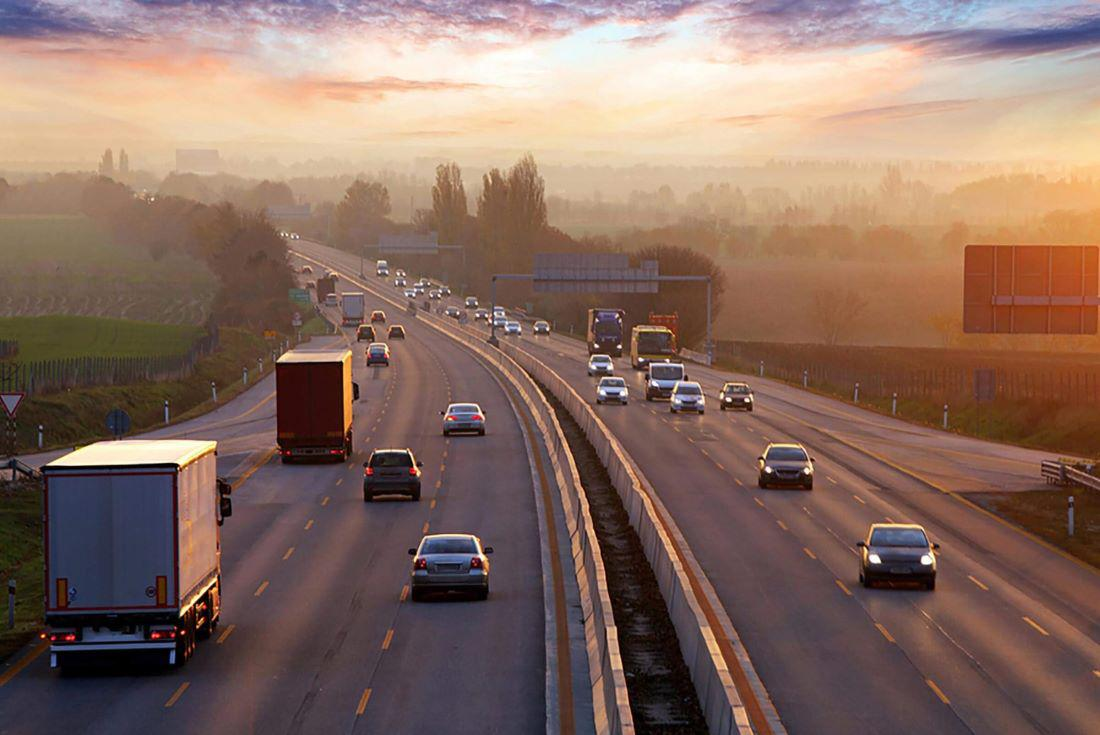
#> input picture image/road.jpg, 1100 x 735 px
$ jupyter execute --allow-errors getting_started.ipynb
#> lines starting #> are read from the running program, lines starting #| are printed output that depends on the picture
[cell 1]
# Python code to read image
import cv2

# To read image from disk, we use
# cv2.imread function, in below method,
img = cv2.imread(r'../image/road.jpg', cv2.IMREAD_COLOR)
#> img is the input picture: shape (735, 1100, 3); mean B, G, R 98.3, 109.4, 136.2

# Creating GUI window to display an image on screen
# first Parameter is windows title (should be in string format)
# Second Parameter is image array
cv2.imshow("image", img)

# To hold the window on screen, we use cv2.waitKey method
# Once it detected the close input, it will release the control
# To the next line
# First Parameter is for holding screen for specified milliseconds
# It should be positive integer. If 0 pass an parameter, then it will
# hold the screen until user close it.
cv2.waitKey(0)

# It is for removing/deleting created GUI window from screen
# and memory
cv2.destroyAllWindows()

[cell 2]
img.shape
#> Out = (735, 1100, 3)

[cell 3]
#import cv2, numpy and matplotlib libraries
import cv2
import numpy as np
import matplotlib.pyplot as plt
img=cv2.imread(r'../image/road.jpg')
#Displaying image using plt.imshow() method
plt.imshow(img)

#hold the window
# plt.waitforbuttonpress()
# plt.close('all')

[cell 4]
import cv2
import numpy as np
import matplotlib.pyplot as plt
img=cv2.imread(r'../image/road.jpg')

# Converting BGR color to RGB color format
RGB_img = cv2.cvtColor(img, cv2.COLOR_BGR2RGB)

#Displaying image using plt.imshow() method
plt.imshow(RGB_img)

# # hold the window
# plt.waitforbuttonpress()
# plt.close('all')

[cell 5]
# Python program to explain cv2.imread() method

# importing cv2
import cv2

# path
path = r'../image/road.jpg'

# Using cv2.imread() method
# Using 0 to read image in grayscale mode
img = cv2.imread(path, cv2.IMREAD_GRAYSCALE)
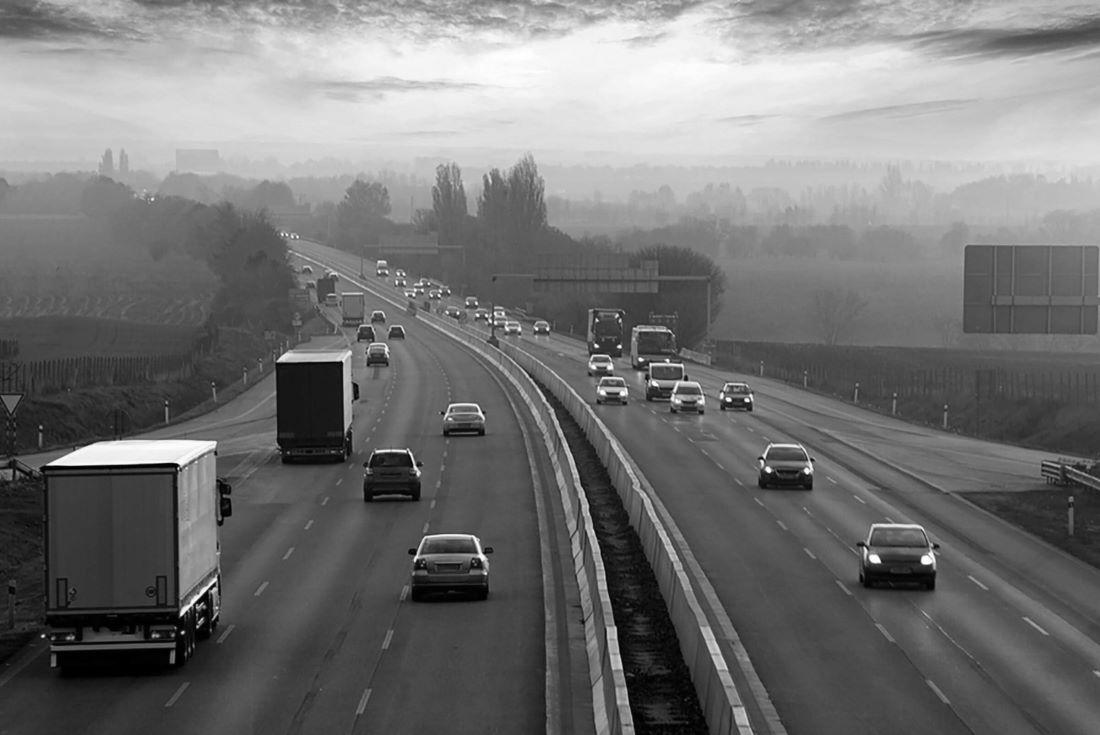
#> img: shape (735, 1100); min 0, max 255, mean 116.2

# Displaying the image
cv2.imshow('image', img)
cv2.waitKey(0)
cv2.destroyAllWindows()

#> (a cell that did not finish here is left out)

1. cv2.destroyAllWindows(): Closes all windows created by OpenCV.
    cv2.destroyAllWindows()
2. cv2.destroyWindow(window_name): Closes a specific window.
    cv2.destroyWindow('Window Name')
3. Using cv2.waitKey(): Close the window when a key is pressed.
    cv2.imshow('Window Name', image)
    cv2.waitKey(0)  # Wait for a key press
    cv2.destroyAllWindows()

#> (a cell that did not finish here is left out)

[cell 8]
# Visualizing the different color channels of an RGB image.
import cv2

image = cv2.imread(r'../image/RGB_paint.png')
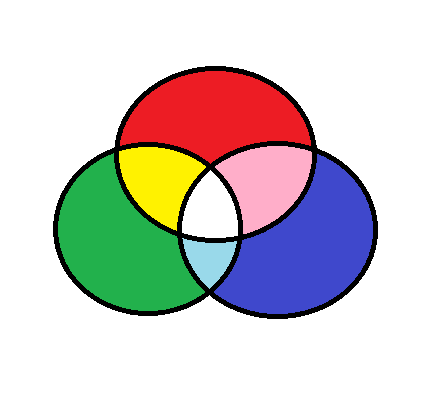
#> input picture image/RGB_paint.png, 437 x 394 px
#> image is the input picture: shape (394, 437, 3); mean B, G, R 202.4, 203.9, 208.2
B, G, R = cv2.split(image)
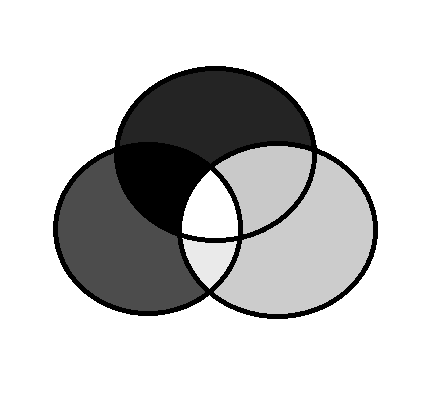
#> B: shape (394, 437); min 0, max 255, mean 202.4
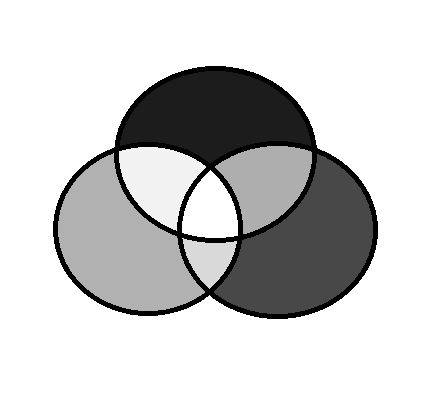
#> G: shape (394, 437); min 0, max 255, mean 203.9
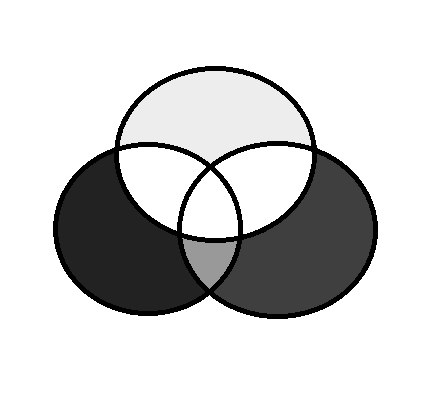
#> R: shape (394, 437); min 0, max 255, mean 208.2
# Corresponding channels are separated

cv2.imshow("original", image)
cv2.waitKey(0)

cv2.imshow("blue", B)
cv2.waitKey(0)

cv2.imshow("Green", G)
cv2.waitKey(0)

cv2.imshow("red", R)
cv2.waitKey(0)

cv2.destroyAllWindows()
